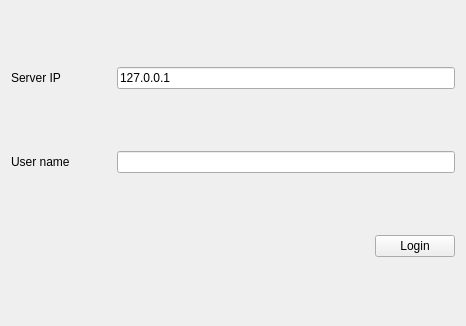
<?xml version="1.0" encoding="UTF-8"?>
<ui version="4.0">
 <class>LoginWidget</class>
 <widget class="QWidget" name="LoginWidget">
  <property name="geometry">
   <rect>
    <x>0</x>
    <y>0</y>
    <width>466</width>
    <height>326</height>
   </rect>
  </property>
  <property name="windowTitle">
   <string>Login</string>
  </property>
  <layout class="QVBoxLayout" name="verticalLayout">
   <item>
    <layout class="QHBoxLayout" name="horizontalLayout">
     <item>
      <widget class="QLabel" name="label">
       <property name="minimumSize">
        <size>
         <width>100</width>
         <height>0</height>
        </size>
       </property>
       <property name="text">
        <string>Server IP</string>
       </property>
      </widget>
     </item>
     <item>
      <widget class="QLineEdit" name="ipLineEdit">
       <property name="text">
        <string>127.0.0.1</string>
       </property>
      </widget>
     </item>
    </layout>
   </item>
   <item>
    <layout class="QHBoxLayout" name="horizontalLayout_2">
     <item>
      <widget class="QLabel" name="label_2">
       <property name="minimumSize">
        <size>
         <width>100</width>
         <height>0</height>
        </size>
       </property>
       <property name="text">
        <string>User name</string>
       </property>
      </widget>
     </item>
     <item>
      <widget class="QLineEdit" name="nameLineEdit"/>
     </item>
    </layout>
   </item>
   <item>
    <layout class="QHBoxLayout" name="horizontalLayout_3">
     <item>
      <spacer name="horizontalSpacer">
       <property name="orientation">
        <enum>Qt::Orientation::Horizontal</enum>
       </property>
       <property name="sizeHint" stdset="0">
        <size>
         <width>40</width>
         <height>20</height>
        </size>
       </property>
      </spacer>
     </item>
     <item>
      <widget class="QPushButton" name="loginButton">
       <property name="text">
        <string>Login</string>
       </property>
      </widget>
     </item>
    </layout>
   </item>
  </layout>
 </widget>
 <resources/>
 <connections/>
</ui>
